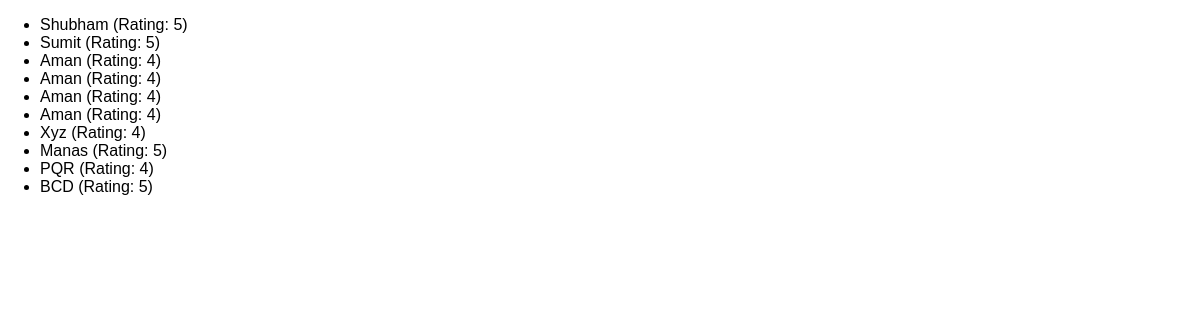
/reviews/, run on an earlier commit of the app's database.
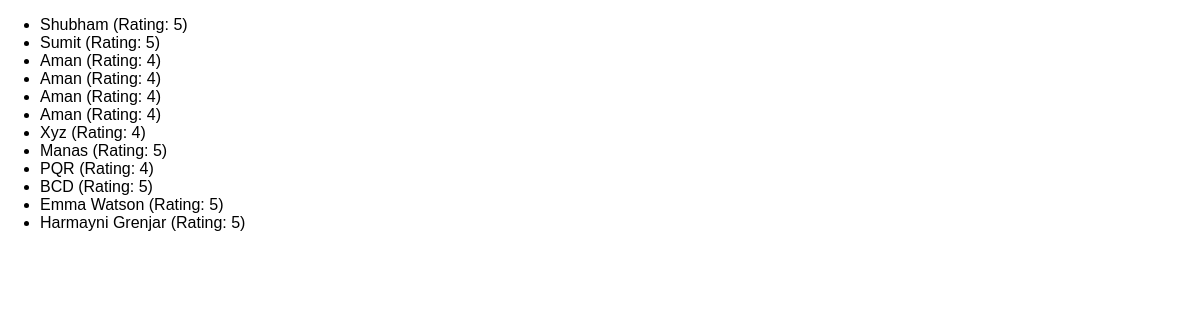
And on a later commit of the database.
### reviews/models.py (models this page shows)
class Review(models.Model):
    user_name = models.CharField(max_length=100)
    review_text = models.TextField()
    rating = models.IntegerField()

### reviews/views.py (the view)
# urls.py: path("reviews/", views.ReviewListView.as_view()),
class ReviewListView(ListView):
    template_name = "reviews/review-list.html"
    model = Review
    context_object_name = "reviews"
    def get_queryset(self):
        base_query = super().get_queryset()
        data = base_query.filter(rating__gte=4)
        return data

### reviews/templates/reviews/review-list.html (shortened to what this page needs)
{% extends "reviews/base.html" %}
{% block content %}
    <ul>
        {% for review in reviews %}
            <li>{{ review.user_name }} (Rating: {{ review.rating }})</li>
        {% endfor%}
    </ul>
{% endblock %}

What changed in the data, as far as the page shows it:
added Review: user_name "Emma Watson", rating "5"
added Review: user_name "Harmayni Grenjar", rating "5"
